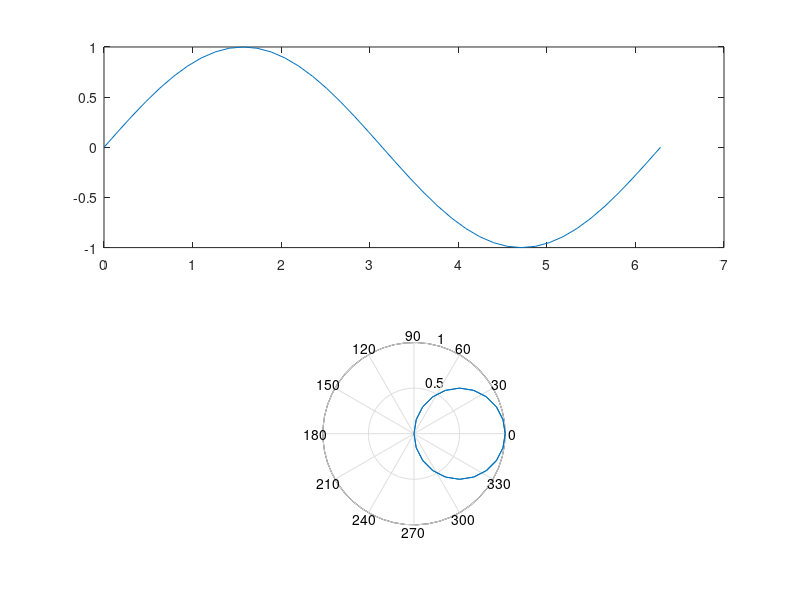

Write the MATLAB code that produced this figure.
%göstermek istediğimiz aralık axiste belirtiyoruz.
% legend sağ üstteki kutucu
x=0:pi/20:2*pi;
subplot(2,1,1);
plot(x,sin(x));
subplot(2,1,2);
plot(x,sin(2*x));
 
y=sin(x);
polar(x,y);
title("Daire Polar Grafigi");
z=cos(x);
polar(x,z);
